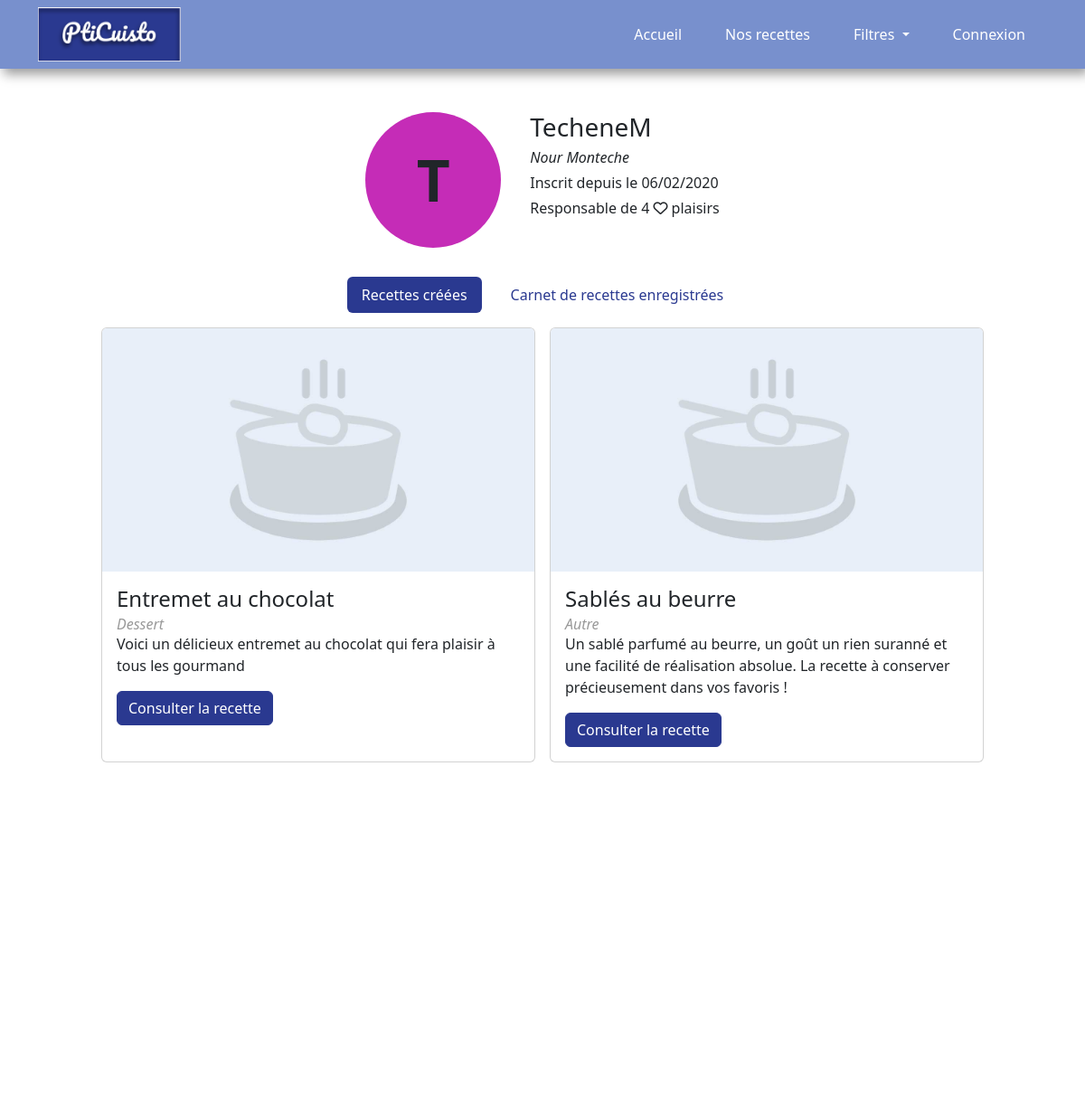
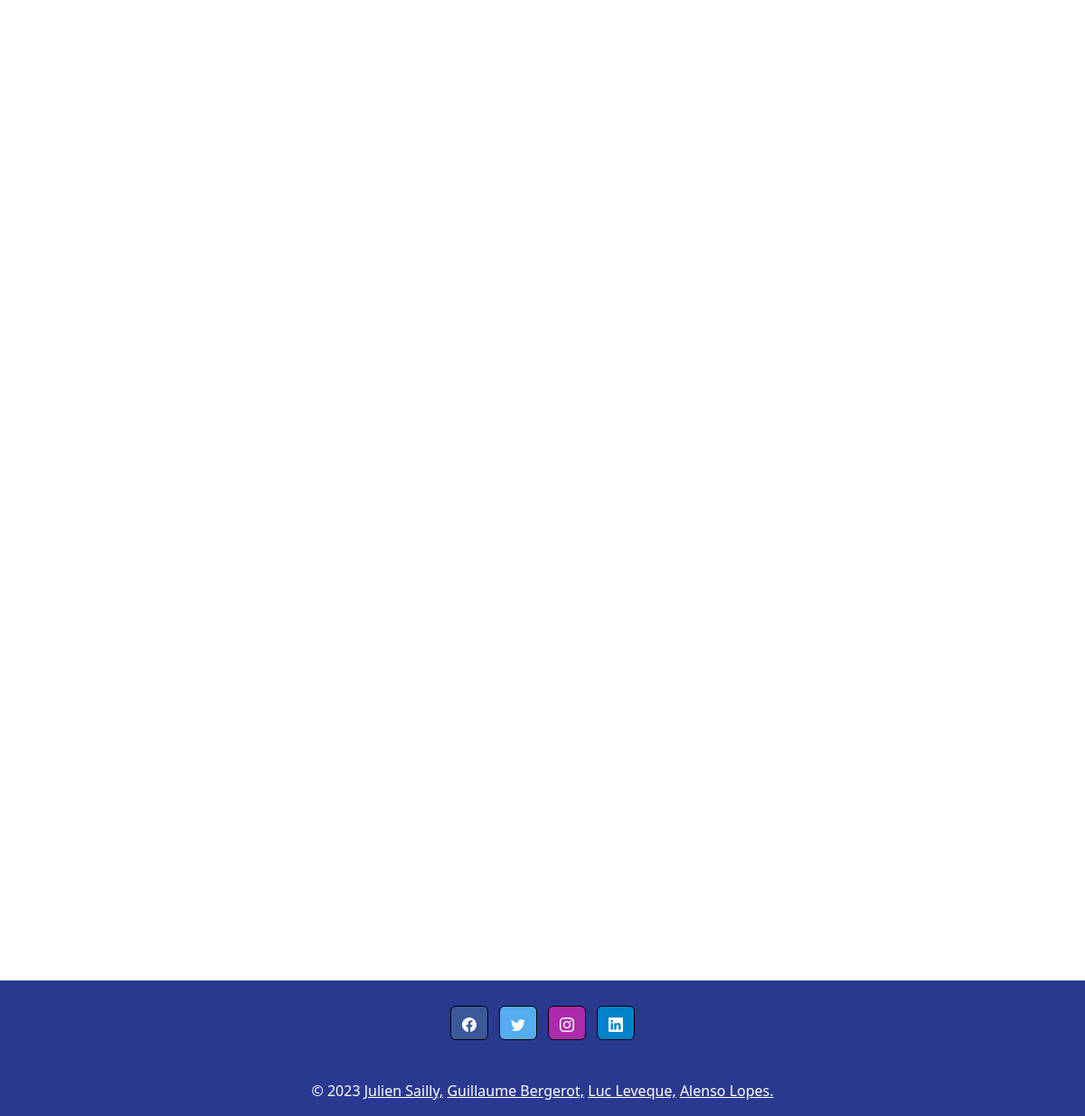
Screenshot of /index.php?controller=account&action=showProfil&id=3 with the database file from the repository (2 pictures, top to bottom).
### tables this page shows
CREATE TABLE `users` (
  `users_id` int(11) NOT NULL,
  `users_pseudo` varchar(25) DEFAULT NULL,
  `users_email` varchar(100) DEFAULT NULL,
  `users_password` char(64) NOT NULL,
  `users_lastname` varchar(100) DEFAULT NULL,
  `users_name` varchar(100) DEFAULT NULL,
  `users_inscription_date` date DEFAULT NULL,
  `users_type` int(1) NOT NULL DEFAULT 0,
  `users_status` int(1) NOT NULL DEFAULT 0
);

CREATE TABLE `recipes` (
  `rec_id` int(11) NOT NULL,
  `rec_title` varchar(200) DEFAULT NULL,
  `rec_content` varchar(2000) DEFAULT NULL,
  `rec_summary` varchar(300) DEFAULT NULL,
  `cat_id` int(3) NOT NULL,
  `rec_creation_date` datetime NOT NULL DEFAULT current_timestamp(),
  `rec_image_src` varchar(100) DEFAULT NULL,
  `rec_modification_date` datetime DEFAULT NULL,
  `users_id` int(3) NOT NULL,
  `isAuthorised` int(2) NOT NULL DEFAULT 0,
  `rec_nb_person` int(2) NOT NULL
);

CREATE TABLE `category` (
  `cat_id` int(3) NOT NULL,
  `cat_title` varchar(100) DEFAULT NULL,
  `cat_desc` varchar(250) DEFAULT NULL
);

### controller/controllerAccount.php (called while the page is built, shortened)
<?php
require_once(File::build_path(array("model", "modelAccount.php")));
class controllerAccount
{
  public static function showProfil()
  {
    $user = modelAccount::getUser($_GET['id']);
    $nbReceivedLiked = modelAccount::getUserNbReceivedLikes($_GET['id']);
    $usersRecipes = modelAccount::getUsersRecipes($_GET['id']);
    require(File::build_path(array("view", "navbar.php")));
    require(File::build_path(array("view", "accountView.php")));
    require(File::build_path(array("view", "footer.php")));
  }
}

### index.php (called while the page is built, shortened)
<?php
    require_once(File::build_path(array("controller", "routeur.php")));
?>

### model/modelAccount.php (called while the page is built, shortened)
<?php
require_once(File::build_path(array("model", "model.php")));
class modelAccount
{
  public static function getUser($users_id)
  {
    $model = new model();
    $model->init();
    $sql = "SELECT users_id, users_pseudo, users_email, users_lastname, users_name, users_inscription_date, users_type, users_status from users
    where users_id = :users_id";
    $req_prep = $model::$pdo->prepare($sql);
    $req_prep->bindParam(':users_id', $users_id);
    $req_prep->execute();
    $req_prep->setFetchMode(PDO::FETCH_CLASS, 'model');
    return $req_prep->fetch();
  }
  public static function getUsersRecipes($users_id)
  {
    $model = new model();
    $model->init();
    $sql = "SELECT rec_id, rec_title, cat_id, cat_title, rec_summary, rec_image_src, rec_creation_date, rec_modification_date from recipes
        join category using(cat_id)
        join users using(users_id)
        where users_id = :users_id and isAuthorised = 1";
    $req_prep = $model::$pdo->prepare($sql);
    $req_prep->bindParam(':users_id', $users_id);
    $req_prep->execute();
    $req_prep->setFetchMode(PDO::FETCH_CLASS, 'model');
    return $req_prep->fetchAll();
  }
  public static function getUserNbReceivedLikes($userId)
  {
    $model = new model();
    $model->init();
    $sql = "SELECT COUNT(*) as NBRECEIVEDLIKES FROM likes
    JOIN recipes USING(rec_id)
    WHERE recipes.users_id = :users_id";
    $req_prep = $model::$pdo->prepare($sql);
    $req_prep->bindParam(':users_id', $userId);
    $req_prep->execute();
    $req_prep->setFetchMode(PDO::FETCH_CLASS, 'model');
    return $req_prep->fetch();
  }
}

### config/conf.php (called while the page is built, shortened)
<?php
class conf{
	static private $databases = array(
		'hostname' => 'localhost',
		'database' => 'pti-cuisto',
		'login' => 'root',
		'password' => ''
	);
	static public function getLogin(){
		return self::$databases['login'];
	}
	static public function getHostname(){
		return self::$databases['hostname'];
	}
	static public function getDatabase(){
		return self::$databases['database'];
	}
	static public function getPassword(){
		return self::$databases['password'];
	}
}

### model/model.php (called while the page is built, shortened)
<?php
require_once("config/conf.php");
class model{
  public static function init(){
    $login = conf::getLogin();
    $hostname = conf::getHostname();
    $database_name = conf::getDatabase();
    $password = conf::getPassword();
  }
}
?>

### view/accountView.php (the view, shortened to what this page needs)
<?php global $recipe_img_path; ?>
<div class="profil_header">
    <div>
        <div class="user_pp" <?php
        $randColor = "#" . str_pad(dechex(rand(0xb9b9b9, 0xFFFFFF)), 6, 0, STR_PAD_LEFT);
        echo "style=\"background-color: $randColor;\"";
        ?>>
            <span>
                <?= strtoupper(substr($user->users_pseudo, 0, 1)) ?>
            </span>
        </div>
    </div>
    <div>
        <h3>
            <?= $user->users_pseudo ?>
        </h3>
        <p>
            <em>
                <?= $user->users_name ?>
                <?= $user->users_lastname ?>
            </em>
        </p>
        <p>Inscrit depuis le
            <?= date("d/m/Y", strtotime($user->users_inscription_date)) ?>
        </p>
        <p>Responsable de
            <?= $nbReceivedLiked->NBRECEIVEDLIKES ?> <i class="fa-regular fa-heart"></i> plaisirs
        </p>
    </div>
</div>
<ul class="nav nav-pills mb-3 d-flex justify-content-center gap-3" id="pills-tab" role="tablist">
    <li class="nav-item" role="presentation">
        <button class="nav-link active" id="pills-home-tab" data-bs-toggle="pill" data-bs-target="#pills-home"
            type="button" role="tab" aria-controls="pills-home" aria-selected="true">Recettes créées</button>
    </li>
    <li class="nav-item" role="presentation">
        <button class="nav-link" id="pills-profile-tab" data-bs-toggle="pill" data-bs-target="#pills-profile"
            type="button" role="tab" aria-controls="pills-profile" aria-selected="false">Carnet de recettes
            enregistrées</button>
    </li>
</ul>
<div class="tab-content" id="pills-tabContent">
    <div class="tab-pane fade show active" id="pills-home" role="tabpanel" aria-labelledby="pills-home-tab"
        tabindex="0">
        <?php
        foreach ($usersRecipes as $key => $recipe) {
            if ($key % 2 == 0) {
                echo "<div class='recipes_row'>";
            }
            ?>
            <div class="card">
                <img class="card-img-top" src="<?= $recipe_img_path . $recipe->rec_image_src ?>"
                    alt="Illustration de <?= $recipe->rec_title ?>">
                <div class="card-body">
                    <h4 class="card-title">
                        <?= $recipe->rec_title ?>
                    </h4>
                    <h6 class="recipe_category card-subtitle">
                        <a href="index.php?controller=filtre&action=categories&id=<?= $recipe->cat_id ?>"><i>
                                <?= $recipe->cat_title ?>
                            </i></a>
                    </h6>
                    <p class="card-text">
                        <?= $recipe->rec_summary ?>
                    </p>
                    <a href="index.php?controller=recipes&action=read&id=<?= $recipe->rec_id ?>" class="btn btn-primary">
                        Consulter la recette
                    </a>
                </div>
            </div>
            <?php
            if ($key % 2 != 0) {
                echo "</div>";
            }
        }
        ?>
    </div>
</div>

### resources/css/style.css (style rules this page uses)
:root { --primary-color: #2a3990; --secondary-color: #7890cd; --background-color: #ffffff; --grey-color: #999999; }
* { margin: 0; padding: 0; box-sizing: border-box; }
body { transition: all 0.4s ease-in-out; min-height: 100vh; display: flex; flex-direction: column; justify-content: space-between; }
h6.recipe_category.card-subtitle a { color: var(--grey-color); margin-bottom: 0.5rem; text-decoration: none; }
div.user_pp { width: 50px; height: 50px; border-radius: 50%; display: flex; justify-content: center; align-items: center; }
div.user_pp span { font-size: 1.5rem; font-weight: 600; }
div.recipes_row { display: flex; flex-direction: row; flex-wrap: wrap; justify-content: space-between; gap: 1rem; }
.profil_header { display: flex; flex-direction: row; justify-content: center; margin: 2rem 0; gap: 2rem; }
.profil_header div:first-child div { width: 150px; height: 150px; }
.profil_header div:first-child div span { font-size: 4rem; }
.profil_header div:last-child { display: flex; flex-direction: column; gap: 0.25rem; }
.profil_header div:last-child * { margin: 0; }
div#pills-home div.recipes_row, div#pills-profile div.recipes_row { margin-bottom: 1rem; }
div#pills-home div.card, div#pills-profile div.card { flex: 1; }
#pills-home img, #pills-profile img { aspect-ratio: 16 / 9; object-fit: cover; }

### rows the page displays
users: users_pseudo "T", users_pseudo "TecheneM", users_name "Nour", users_lastname "Monteche", users_inscription_date "06/02/2020"
recipes: rec_image_src (placeholder picture), rec_title "Entremet au chocolat", cat.cat_title "Dessert", rec_summary "Voici un délicieux entremet au chocolat qui fera plaisir à tous les gourmand"
recipes: rec_image_src (placeholder picture), rec_title "Sablés au beurre", cat.cat_title "Autre", rec_summary "Un sablé parfumé au beurre, un goût un rien suranné et une facilité de réalisation absolue. La recette à conserver précieusement dans vos favoris !"

### other values shown
$nbReceivedLiked->NBRECEIVEDLIKES "4"
